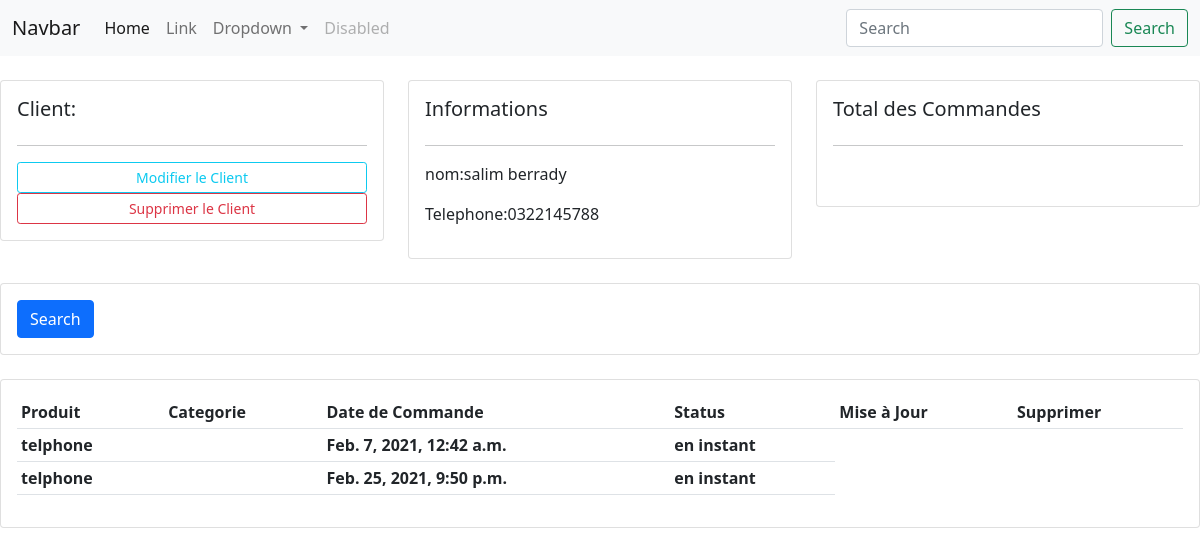
The page /client/5 on the database its author committed.
### client/models.py (models this page shows, shortened)
class Client (models.Model):
    nom = models.CharField(max_length=50)
    telephone = models.CharField(max_length=10)
    date_crèation = models.DateTimeField(auto_now=True)

### commande/models.py (models this page shows, shortened)
class Commande (models.Model):
    client = models.ForeignKey(Client,related_name='commande_clinet', on_delete = models.CASCADE )
    produit = models.ForeignKey(Produit, on_delete = models.CASCADE )
    date_crèation = models.DateTimeField(auto_now=True)
    etat = models.CharField(max_length=50,choices=etat )

### produit/models.py (models this page shows)
class Produit (models.Model):
    nom = models.CharField(max_length=50)
    prix = models.IntegerField(default=1)
    date_crèation = models.DateTimeField(auto_now=True)
    Categorie = models.CharField(max_length=50,choices=Categorie )
    def __str__(self):
        return self.nom

### client/views.py (the view)
def client (request,pk):
    clients = Client.objects.get(id=pk)
    commande=clients.commande_clinet.all
    context = {'clinet':clients,'commande':commande }
    return render (request , 'dètalle_clients.html',context )

### client/templates/dètalle_clients.html
{% extends 'base.html' %}
{% block centent %}
	<br>
<div class="row">
	<div class="col-md">
		<div class="card card-body">
			<h5>Client:</h5>
			<hr>
			<a class="btn btn-outline-info  btn-sm btn-block" href="{% url 'client:modifier' pk=clinet.id %} ">Modifier le Client</a>
			<a class="btn btn-outline-danger  btn-sm btn-block" href="">Supprimer le Client</a>
		</div>
	</div>
	<div class="col-md">
		<div class="card card-body">
			<h5>Informations</h5>
			<hr>
			<p>nom:{{clinet.nom}} </p>
			<p>Telephone:{{clinet.telephone}} </p>
		</div>
	</div>
	<div class="col-md">
		<div class="card card-body">
			<h5>Total des Commandes</h5>
			<hr>
			<h1 style="text-align: center;padding: 10px"></h1>
		</div>
	</div>
</div>
<br>
<div class="row">
	<div class="col">
		<div class="card card-body">
			<form method="get">
		    <button class="btn btn-primary" type="submit">Search</button>
		  </form>
		</div>
	</div>
</div>
<br>
<div class="row">
	<div class="col-md">
		<div class="card card-body">
			<table class="table table-sm">
				<tr>
					<th>Produit</th>
					<th>Categorie</th>
					<th>Date de Commande</th>
					<th>Status</th>
					<th>Mise à Jour</th>
					<th>Supprimer</th>
				</tr>
				{% for commad in commande %}
				<tr>
					<th>{{commad.produit}}</th>
					<th>{{commad.Categorie}}</th>
					<th>{{commad.date_crèation}}</th>
					<th>{{commad.etat}}</th>
				</tr>
				{% endfor %}
			</table>
		</div>
	</div>
</div>
{% endblock %}

### rows shown on the page
Client: nom "salim berrady", telephone "0322145788"
Commande: produit "telphone", date_crèation "Feb. 7, 2021, 12:42 a.m.", etat "en instant"
Commande: produit "telphone", date_crèation "Feb. 25, 2021, 9:50 p.m.", etat "en instant"
